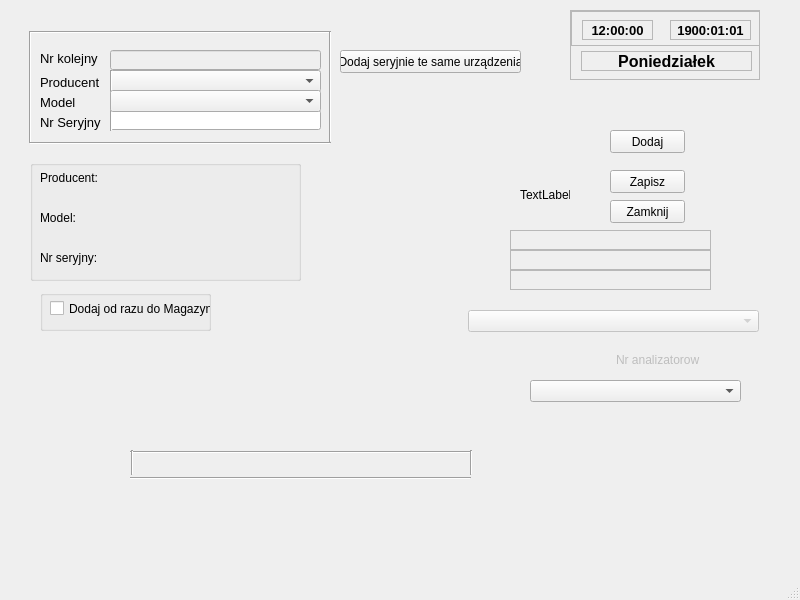
<?xml version="1.0" encoding="UTF-8"?>
<ui version="4.0">
 <class>Urzadzenia</class>
 <widget class="QMainWindow" name="Urzadzenia">
  <property name="geometry">
   <rect>
    <x>0</x>
    <y>0</y>
    <width>800</width>
    <height>600</height>
   </rect>
  </property>
  <property name="windowTitle">
   <string>MainWindow</string>
  </property>
  <widget class="QWidget" name="centralwidget">
   <widget class="Line" name="line">
    <property name="geometry">
     <rect>
      <x>30</x>
      <y>135</y>
      <width>301</width>
      <height>16</height>
     </rect>
    </property>
    <property name="orientation">
     <enum>Qt::Horizontal</enum>
    </property>
   </widget>
   <widget class="Line" name="line_6">
    <property name="geometry">
     <rect>
      <x>130</x>
      <y>450</y>
      <width>341</width>
      <height>5</height>
     </rect>
    </property>
    <property name="orientation">
     <enum>Qt::Horizontal</enum>
    </property>
   </widget>
   <widget class="QComboBox" name="comboBox">
    <property name="geometry">
     <rect>
      <x>110</x>
      <y>70</y>
      <width>211</width>
      <height>22</height>
     </rect>
    </property>
   </widget>
   <widget class="QLineEdit" name="lineEditNrSeryjny">
    <property name="geometry">
     <rect>
      <x>110</x>
      <y>110</y>
      <width>211</width>
      <height>20</height>
     </rect>
    </property>
   </widget>
   <widget class="QLabel" name="label_2">
    <property name="geometry">
     <rect>
      <x>40</x>
      <y>90</y>
      <width>80</width>
      <height>25</height>
     </rect>
    </property>
    <property name="font">
     <font>
      <family>Arial</family>
      <pointsize>10</pointsize>
     </font>
    </property>
    <property name="text">
     <string>Model</string>
    </property>
   </widget>
   <widget class="Line" name="line_4">
    <property name="geometry">
     <rect>
      <x>110</x>
      <y>70</y>
      <width>3</width>
      <height>61</height>
     </rect>
    </property>
    <property name="orientation">
     <enum>Qt::Vertical</enum>
    </property>
   </widget>
   <widget class="QListView" name="countriesList">
    <property name="enabled">
     <bool>false</bool>
    </property>
    <property name="geometry">
     <rect>
      <x>510</x>
      <y>230</y>
      <width>201</width>
      <height>20</height>
     </rect>
    </property>
   </widget>
   <widget class="QLabel" name="label_7">
    <property name="geometry">
     <rect>
      <x>40</x>
      <y>250</y>
      <width>251</width>
      <height>16</height>
     </rect>
    </property>
    <property name="text">
     <string>Nr seryjny:</string>
    </property>
   </widget>
   <widget class="QComboBox" name="comboBox_4">
    <property name="enabled">
     <bool>false</bool>
    </property>
    <property name="geometry">
     <rect>
      <x>468</x>
      <y>310</y>
      <width>291</width>
      <height>22</height>
     </rect>
    </property>
   </widget>
   <widget class="QLabel" name="label_5">
    <property name="geometry">
     <rect>
      <x>40</x>
      <y>50</y>
      <width>61</width>
      <height>16</height>
     </rect>
    </property>
    <property name="font">
     <font>
      <family>Arial</family>
      <pointsize>10</pointsize>
     </font>
    </property>
    <property name="text">
     <string>Nr kolejny</string>
    </property>
   </widget>
   <widget class="QLabel" name="label">
    <property name="geometry">
     <rect>
      <x>40</x>
      <y>70</y>
      <width>80</width>
      <height>25</height>
     </rect>
    </property>
    <property name="font">
     <font>
      <family>Arial</family>
      <pointsize>10</pointsize>
     </font>
    </property>
    <property name="text">
     <string>Producent</string>
    </property>
   </widget>
   <widget class="QScrollArea" name="scrollArea">
    <property name="geometry">
     <rect>
      <x>570</x>
      <y>10</y>
      <width>190</width>
      <height>70</height>
     </rect>
    </property>
    <property name="widgetResizable">
     <bool>true</bool>
    </property>
    <widget class="QWidget" name="scrollAreaWidgetContents">
     <property name="geometry">
      <rect>
       <x>0</x>
       <y>0</y>
       <width>188</width>
       <height>68</height>
      </rect>
     </property>
     <widget class="QLabel" name="labelDzien">
      <property name="geometry">
       <rect>
        <x>10</x>
        <y>40</y>
        <width>171</width>
        <height>20</height>
       </rect>
      </property>
      <property name="font">
       <font>
        <pointsize>12</pointsize>
        <weight>75</weight>
        <bold>true</bold>
       </font>
      </property>
      <property name="frameShape">
       <enum>QFrame::StyledPanel</enum>
      </property>
      <property name="text">
       <string>Poniedziałek</string>
      </property>
      <property name="alignment">
       <set>Qt::AlignCenter</set>
      </property>
      <property name="wordWrap">
       <bool>false</bool>
      </property>
     </widget>
     <widget class="QScrollArea" name="scrollArea_2">
      <property name="geometry">
       <rect>
        <x>0</x>
        <y>0</y>
        <width>190</width>
        <height>35</height>
       </rect>
      </property>
      <property name="widgetResizable">
       <bool>true</bool>
      </property>
      <widget class="QWidget" name="scrollAreaWidgetContents_2">
       <property name="geometry">
        <rect>
         <x>0</x>
         <y>0</y>
         <width>188</width>
         <height>33</height>
        </rect>
       </property>
       <widget class="QLabel" name="labelZegara">
        <property name="geometry">
         <rect>
          <x>10</x>
          <y>8</y>
          <width>71</width>
          <height>20</height>
         </rect>
        </property>
        <property name="font">
         <font>
          <pointsize>10</pointsize>
          <weight>75</weight>
          <bold>true</bold>
         </font>
        </property>
        <property name="frameShape">
         <enum>QFrame::StyledPanel</enum>
        </property>
        <property name="text">
         <string>12:00:00</string>
        </property>
        <property name="alignment">
         <set>Qt::AlignCenter</set>
        </property>
       </widget>
      </widget>
     </widget>
     <zorder>scrollArea_2</zorder>
     <zorder>labelDzien</zorder>
    </widget>
   </widget>
   <widget class="Line" name="line_3">
    <property name="geometry">
     <rect>
      <x>20</x>
      <y>31</y>
      <width>20</width>
      <height>112</height>
     </rect>
    </property>
    <property name="orientation">
     <enum>Qt::Vertical</enum>
    </property>
   </widget>
   <widget class="QLabel" name="label_3">
    <property name="geometry">
     <rect>
      <x>40</x>
      <y>110</y>
      <width>80</width>
      <height>25</height>
     </rect>
    </property>
    <property name="font">
     <font>
      <family>Arial</family>
      <pointsize>10</pointsize>
     </font>
    </property>
    <property name="text">
     <string>Nr Seryjny</string>
    </property>
   </widget>
   <widget class="Line" name="line_2">
    <property name="geometry">
     <rect>
      <x>30</x>
      <y>30</y>
      <width>301</width>
      <height>5</height>
     </rect>
    </property>
    <property name="orientation">
     <enum>Qt::Horizontal</enum>
    </property>
   </widget>
   <widget class="QLabel" name="LblNumberAnaliz">
    <property name="enabled">
     <bool>false</bool>
    </property>
    <property name="geometry">
     <rect>
      <x>616</x>
      <y>350</y>
      <width>111</width>
      <height>20</height>
     </rect>
    </property>
    <property name="text">
     <string>Nr analizatorow</string>
    </property>
   </widget>
   <widget class="QLabel" name="label_6">
    <property name="geometry">
     <rect>
      <x>40</x>
      <y>210</y>
      <width>251</width>
      <height>16</height>
     </rect>
    </property>
    <property name="text">
     <string>Model:</string>
    </property>
   </widget>
   <widget class="QComboBox" name="comboBox_3">
    <property name="geometry">
     <rect>
      <x>530</x>
      <y>380</y>
      <width>211</width>
      <height>22</height>
     </rect>
    </property>
   </widget>
   <widget class="QLabel" name="label_4">
    <property name="geometry">
     <rect>
      <x>40</x>
      <y>170</y>
      <width>281</width>
      <height>16</height>
     </rect>
    </property>
    <property name="text">
     <string>Producent: </string>
    </property>
   </widget>
   <widget class="QLabel" name="labelDaty">
    <property name="geometry">
     <rect>
      <x>670</x>
      <y>20</y>
      <width>81</width>
      <height>20</height>
     </rect>
    </property>
    <property name="font">
     <font>
      <pointsize>10</pointsize>
      <weight>75</weight>
      <bold>true</bold>
     </font>
    </property>
    <property name="frameShape">
     <enum>QFrame::StyledPanel</enum>
    </property>
    <property name="text">
     <string>1900:01:01</string>
    </property>
    <property name="alignment">
     <set>Qt::AlignCenter</set>
    </property>
   </widget>
   <widget class="QPushButton" name="BtnUrzaZamknij">
    <property name="geometry">
     <rect>
      <x>610</x>
      <y>200</y>
      <width>75</width>
      <height>23</height>
     </rect>
    </property>
    <property name="text">
     <string>Zamknij</string>
    </property>
   </widget>
   <widget class="QListView" name="listViewUrzaNrSeryjny">
    <property name="enabled">
     <bool>false</bool>
    </property>
    <property name="geometry">
     <rect>
      <x>510</x>
      <y>270</y>
      <width>201</width>
      <height>20</height>
     </rect>
    </property>
   </widget>
   <widget class="Line" name="line_7">
    <property name="geometry">
     <rect>
      <x>130</x>
      <y>450</y>
      <width>5</width>
      <height>25</height>
     </rect>
    </property>
    <property name="orientation">
     <enum>Qt::Vertical</enum>
    </property>
   </widget>
   <widget class="QComboBox" name="comboBox_2">
    <property name="geometry">
     <rect>
      <x>110</x>
      <y>90</y>
      <width>211</width>
      <height>22</height>
     </rect>
    </property>
   </widget>
   <widget class="QGroupBox" name="groupBox">
    <property name="geometry">
     <rect>
      <x>30</x>
      <y>160</y>
      <width>271</width>
      <height>121</height>
     </rect>
    </property>
    <property name="title">
     <string/>
    </property>
   </widget>
   <widget class="QPushButton" name="BtnUrzaZapisz">
    <property name="geometry">
     <rect>
      <x>610</x>
      <y>170</y>
      <width>75</width>
      <height>23</height>
     </rect>
    </property>
    <property name="text">
     <string>Zapisz</string>
    </property>
   </widget>
   <widget class="QListView" name="listViewUrzaModel">
    <property name="enabled">
     <bool>false</bool>
    </property>
    <property name="geometry">
     <rect>
      <x>510</x>
      <y>250</y>
      <width>201</width>
      <height>20</height>
     </rect>
    </property>
   </widget>
   <widget class="Line" name="line_5">
    <property name="geometry">
     <rect>
      <x>130</x>
      <y>470</y>
      <width>341</width>
      <height>16</height>
     </rect>
    </property>
    <property name="orientation">
     <enum>Qt::Horizontal</enum>
    </property>
   </widget>
   <widget class="QPushButton" name="pushButton">
    <property name="geometry">
     <rect>
      <x>610</x>
      <y>130</y>
      <width>75</width>
      <height>23</height>
     </rect>
    </property>
    <property name="text">
     <string>Dodaj</string>
    </property>
   </widget>
   <widget class="Line" name="line_8">
    <property name="geometry">
     <rect>
      <x>470</x>
      <y>450</y>
      <width>3</width>
      <height>25</height>
     </rect>
    </property>
    <property name="orientation">
     <enum>Qt::Vertical</enum>
    </property>
   </widget>
   <widget class="Line" name="line_9">
    <property name="geometry">
     <rect>
      <x>322</x>
      <y>31</y>
      <width>16</width>
      <height>111</height>
     </rect>
    </property>
    <property name="orientation">
     <enum>Qt::Vertical</enum>
    </property>
   </widget>
   <widget class="QLineEdit" name="lineEditNumber">
    <property name="enabled">
     <bool>false</bool>
    </property>
    <property name="geometry">
     <rect>
      <x>110</x>
      <y>50</y>
      <width>211</width>
      <height>20</height>
     </rect>
    </property>
   </widget>
   <widget class="QLabel" name="lblCheckOkNo">
    <property name="geometry">
     <rect>
      <x>520</x>
      <y>170</y>
      <width>50</width>
      <height>50</height>
     </rect>
    </property>
    <property name="text">
     <string>TextLabel</string>
    </property>
   </widget>
   <widget class="QGroupBox" name="groupBox_2">
    <property name="geometry">
     <rect>
      <x>40</x>
      <y>290</y>
      <width>171</width>
      <height>41</height>
     </rect>
    </property>
    <property name="title">
     <string/>
    </property>
    <widget class="QCheckBox" name="checkBox">
     <property name="geometry">
      <rect>
       <x>10</x>
       <y>10</y>
       <width>161</width>
       <height>17</height>
      </rect>
     </property>
     <property name="text">
      <string>Dodaj od razu do Magazynu</string>
     </property>
    </widget>
   </widget>
   <widget class="QPushButton" name="pushButton_2">
    <property name="geometry">
     <rect>
      <x>340</x>
      <y>50</y>
      <width>181</width>
      <height>23</height>
     </rect>
    </property>
    <property name="text">
     <string>Dodaj seryjnie te same urządzenia</string>
    </property>
   </widget>
  </widget>
  <widget class="QMenuBar" name="menubar">
   <property name="geometry">
    <rect>
     <x>0</x>
     <y>0</y>
     <width>800</width>
     <height>21</height>
    </rect>
   </property>
  </widget>
  <widget class="QStatusBar" name="statusbar"/>
 </widget>
 <resources/>
 <connections/>
</ui>
